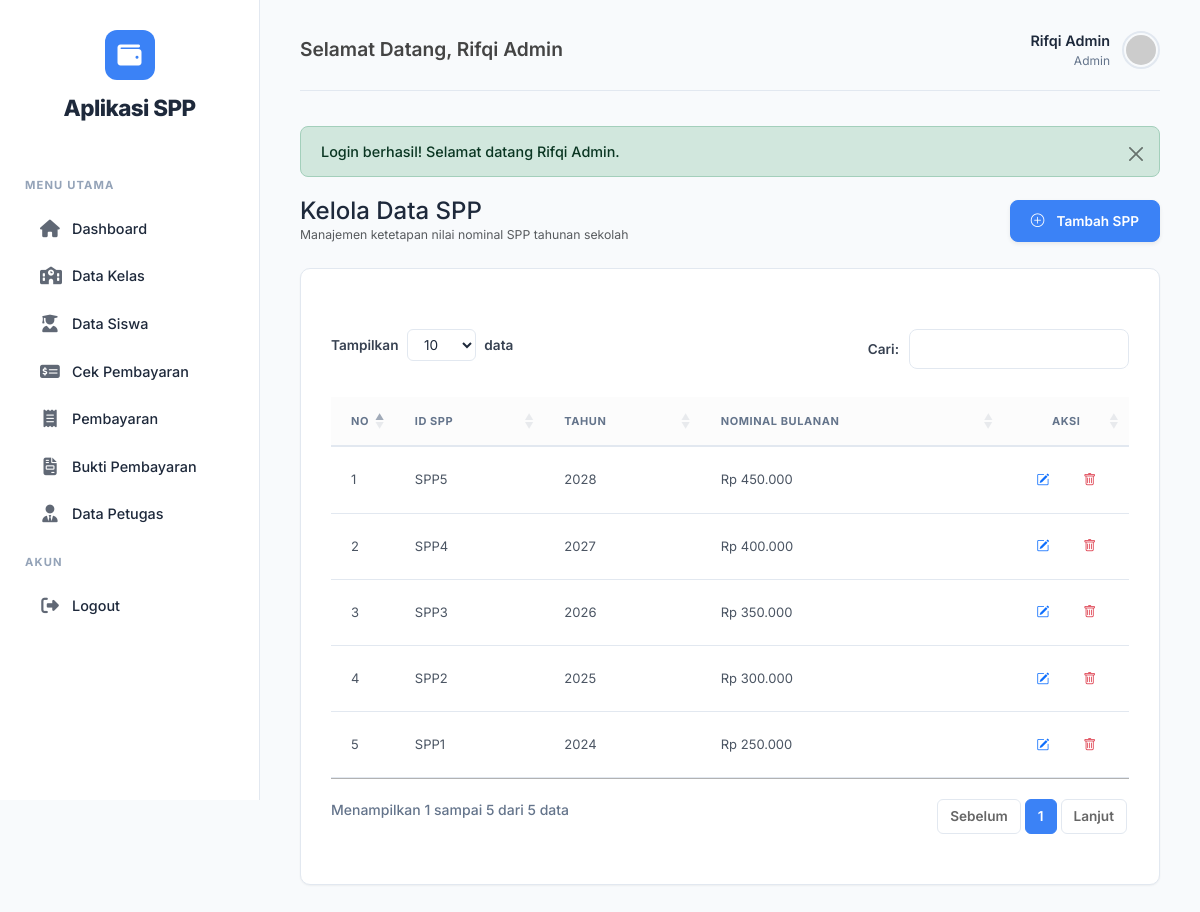
Page /modules/spp/index.php (signed in) on the committed database.
### tables this page shows
CREATE TABLE `tb_spp_muhammadrifqisaifulloh` (
  `id_spp` varchar(11) NOT NULL,
  `tahun` int(11) NOT NULL,
  `nominal` varchar(40) NOT NULL
);

### classes/Spp.php (called while the page is built, shortened)
<?php
class Spp {
    private $conn;
    private $table_name = "tb_spp_muhammadrifqisaifulloh";
    public function __construct($db) {
        $this->conn = $db;
    }
    public function read() {
        $query = "SELECT * FROM " . $this->table_name . " ORDER BY tahun DESC";
        $stmt = $this->conn->prepare($query);
        $stmt->execute();
        return $stmt;
    }
}
?>

### modules/spp/index.php (the view, shortened to what this page needs)
<?php
require_once '../../layout/header.php';
require_once '../../classes/Spp.php';
$database = new Database();
$db = $database->getConnection();
$spp = new Spp($db);
$stmt = $spp->read();
?>
<div class="d-flex justify-content-between align-items-center mb-4 flex-wrap gap-3">
    <div>
        <h4 class="fw-700 m-0">Kelola Data SPP</h4>
        <p class="text-muted small m-0">Manajemen ketetapan nilai nominal SPP tahunan sekolah</p>
    </div>
    <a href="tambah.php" class="btn btn-primary rounded-3 shadow-sm">
        <i class="bi bi-plus-circle me-1"></i> Tambah SPP
    </a>
</div>
<div class="table-responsive-custom">
    <table class="table table-hover table-custom datatable w-100">
        <thead>
            <tr>
                <th width="8%">No</th>
                <th>ID SPP</th>
                <th>Tahun</th>
                <th>Nominal Bulanan</th>
                <th width="15%" class="text-center">Aksi</th>
            </tr>
        </thead>
        <tbody>
            <?php
            $no = 1;
            while ($row = $stmt->fetch(PDO::FETCH_ASSOC)):
            ?>
            <tr>
                <td><?= $no++ ?></td>
                <td class="fw-600 text-secondary"><?= htmlspecialchars($row['id_spp']) ?></td>
                <td class="fw-700 text-dark"><?= htmlspecialchars($row['tahun']) ?></td>
                <td class="fw-600 text-primary">Rp <?= number_format($row['nominal'], 0, ',', '.') ?></td>
                <td class="text-center">
                    <div class="d-flex justify-content-center gap-2">
                        <a href="edit.php?id=<?= urlencode($row['id_spp']) ?>" class="btn btn-action btn-outline-primary" title="Edit SPP">
                            <i class="bi bi-pencil-square"></i>
                        </a>
                        <a href="hapus.php?id=<?= urlencode($row['id_spp']) ?>" class="btn btn-action btn-outline-danger" onclick="return confirm('Apakah Anda yakin ingin menghapus tarif SPP ini? Semua data pembayaran dan data siswa terkait tarif ini juga akan ikut terpengaruh.')" title="Hapus SPP">
                            <i class="bi bi-trash"></i>
                        </a>
                    </div>
                </td>
            </tr>
            <?php endwhile; ?>
        </tbody>
    </table>
</div>
<?php
require_once '../../layout/footer.php';
?>

### assets/css/style.css (style rules this page uses)
:root { --bs-primary: #3b82f6; --bs-primary-rgb: 59, 130, 246; --bs-success: #10b981; --bs-success-rgb: 16, 185, 129; --bs-warning: #f59e0b; --bs-warning-rgb: 245, 158, 11; --bs-danger: #ef4444; --bs-danger-rgb: 239, 68, 68; --bs-info: #3b82f6; --bs-info-rgb: 59, 130, 246; --primary: #3b82f6; --primary-dark: #2563eb; --success: #10b981; --warning: #f59e0b; --danger: #ef4444; --gray: #64748b; --gray-light: #94a3b8; --gray-lighter: #f1f5f9; --bg-body: #f8fafc; --bg-card: #ffffff; --text-main: #1e293b; --text-muted: #64748b; --border-color: #e2e8f0; --sidebar-bg: #ffffff; --sidebar-active: #f1f5f9; --shadow-sm: 0 1px 2px 0 rgba(0, 0, 0, 0.05); --shadow-md: 0 4px 6px -1px rgba(0, 0, 0, 0.1), 0 2px 4px -1px rgba(0, 0, 0, 0.06); --radius: 10px; --transition: all 0.2s cubic-bezier(0.4, 0, 0.2, 1); }
body { font-family: 'Inter', system-ui, -apple-system, sans-serif !important; background-color: var(--bg-body) !important; color: var(--text-main) !important; line-height: 1.5; font-size: 14px; -webkit-font-smoothing: antialiased; }
a { text-decoration: none; color: inherit; transition: var(--transition); }
.card, .table-responsive-custom, .form-card { background: var(--bg-card) !important; border-radius: var(--radius) !important; border: 1px solid var(--border-color) !important; box-shadow: var(--shadow-sm) !important; margin-bottom: 25px; overflow: hidden; padding: 30px !important; }
.table-responsive-custom { overflow-x: auto !important; -webkit-overflow-scrolling: touch; }
table, .table-custom { width: 100%; border-collapse: collapse; }
th, .table-custom th { padding: 16px 20px !important; border-bottom: 2px solid var(--border-color) !important; vertical-align: middle; text-align: left; background-color: #fcfcfc !important; font-size: 11px !important; text-transform: uppercase !important; font-weight: 700 !important; color: var(--gray) !important; letter-spacing: 0.05em !important; }
td, .table-custom td { padding: 16px 20px !important; border-bottom: 1px solid var(--border-color) !important; vertical-align: middle; color: #4b5563 !important; font-size: 13px !important; background-color: transparent !important; }
.btn { display: inline-flex; align-items: center; justify-content: center; padding: 10px 20px; border-radius: 8px; font-weight: 600; font-size: 0.85rem; cursor: pointer; border: 1px solid transparent; transition: var(--transition); gap: 8px; text-decoration: none; }
.btn-primary { background-color: var(--primary) !important; border-color: var(--primary) !important; color: #fff !important; }
.btn-action { padding: 6px 12px !important; font-size: 0.8rem !important; border-radius: 6px !important; font-weight: 600 !important; }

### rows in the picture
tb_spp_muhammadrifqisaifulloh: id_spp "SPP5", tahun "2028", nominal "450.000"
tb_spp_muhammadrifqisaifulloh: id_spp "SPP4", tahun "2027", nominal "400.000"
tb_spp_muhammadrifqisaifulloh: id_spp "SPP3", tahun "2026", nominal "350.000"
tb_spp_muhammadrifqisaifulloh: id_spp "SPP2", tahun "2025", nominal "300.000"
tb_spp_muhammadrifqisaifulloh: id_spp "SPP1", tahun "2024", nominal "250.000"

### other values in the picture
$_SESSION['nama'] "Rifqi Admin"
$_SESSION['level'] "Admin"
$_SESSION['alert']['message'] "Login berhasil! Selamat datang Rifqi Admin."
